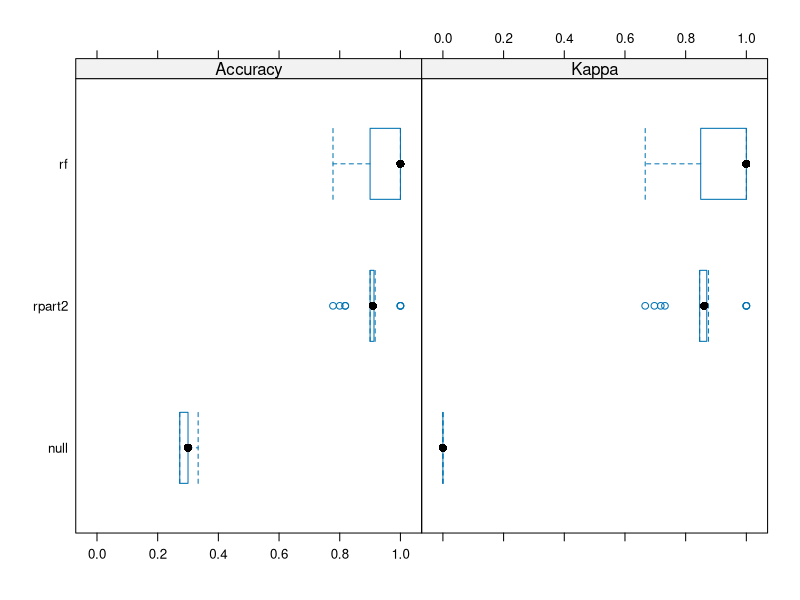
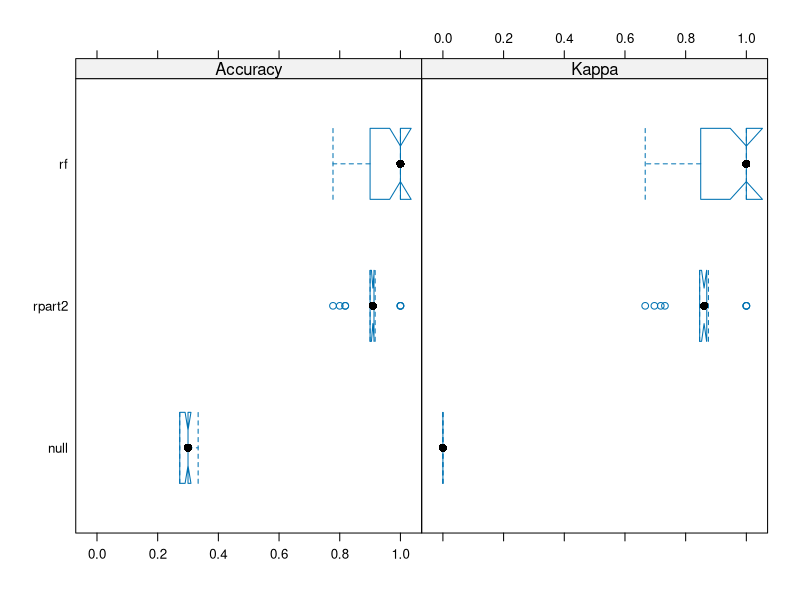
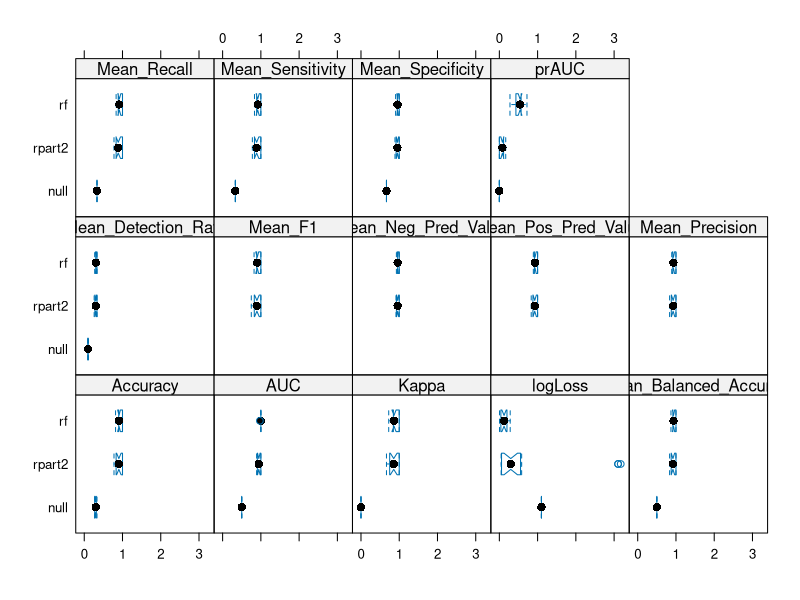

The R source for these figures, in order:
## ---- chunk 1
##### set global default for all plots
knitr::opts_chunk$set(
  echo = TRUE, warning = FALSE, message = FALSE, 
  fig.width=5.5, fig.height=3.5, fig.align='left')

##### load libraries
library(tidyverse)


##### initialise datasets
# dat <- read.csv('Ass3Data.csv', header = TRUE, na.strings = c('NA',' N/A'), stringsAsFactors = TRUE)

##### global parameters
SEED = 2026
## ---- chunk 2
##### blablabla
# blabla placeholder
## ---- chunk 3
##### Introduction

library(caret)

# several approaches to dealing with class imbalance
#   Rebalancing (data-level fix, change the dataset itself)
#     the process of creating and deleting observations 
#     either upsampling (duplicate or synthesize) or downsampling (remove data)
#     risk: upsampling -> overfitting; downsampling -> lose information
#   Coalescing (label-level fix, change the labels)
#     the process of reassigning the target categories more evenly 
#     from A, B, C, D (multi-class) to {A, B} vs {C, D}
#     cardinality merging
#     risk: lose granularity
#   Cost-sensitive methods (objective-level fix, penalize mistakes differently)
#     models are not distracted by the more populous target levels 
#     make the model care more about minority errors
#   Weighted methods (data weighting, assign weights to observations)
#     methods that weight observations so as to ensure that models are not distracted by the more populous target levels
#     similar to rebalancing, but cleaner
#   Appropriate metrics (evaluation fix, change how you measure performance)
#     model metrics that are not distracted by the more populous target levels
#     do not use Accuracy
#   Anomaly detection (problem reformulation)
#     treat minority class as anomalies
#     turn the problem, fully or partly, into an anomaly detection problem
#     instead of classification, detect deviations from normal
## ---- chunk 4
##### Method Selection - Null model

# regression null: attributes everything on a constant intercept, without any feature
# classification null: a most frequent class


## ---- chunk 5
##### Method Selection - different methods compared to NULL

# define mutual split, and resampling strategy
trIndex <- caret::createDataPartition(y = iris$Species, p = 0.7, list = FALSE)
train <- iris[trIndex,]
control <- trainControl(method = "repeatedcv", number = 10, repeats = 2, classProbs = TRUE, verboseIter = TRUE)

# Null Method
NullModel <- caret::train(Species ~ ., data = train, method = "null", trControl = control)
NullModel

# Rpart2 Method
Rpart2Model <- caret::train(Species ~ ., data = train, method = "rpart2", trControl = control)
Rpart2Model

# Random Forest Method
RfModel <- caret::train(Species ~ ., data = train, method = "rf", trControl = control)
RfModel


## ---- chunk 6
##### Method Selection - Comparison Charts 1

# visual difference
list("null" = NullModel, "rpart2" = Rpart2Model, "rf" = RfModel) %>%
resamples() %>%
bwplot(notch = FALSE)

# statistically difference
list("null" = NullModel, "rpart2" = Rpart2Model, "rf" = RfModel) %>%
resamples() %>%
bwplot(notch = TRUE)

## ---- chunk 7
##### Method Selection - Comparison Charts 2

# multiclass metrics difference
control <- trainControl(method = "repeatedcv", number = 10, repeats = 2, classProbs = TRUE, summaryFunction = multiClassSummary)
myMetric <- "AUC"
NullModel <- caret::train(Species ~ ., data = train, method = "null", trControl = control, metric = myMetric)
Rpart2Model <- caret::train(Species ~ ., data = train, method = "rpart2", trControl = control, metric = myMetric)
RfModel <- caret::train(Species ~ ., data = train, method = "rf", trControl = control, metric = myMetric)
models <- list("null" = NullModel, "rpart2" = Rpart2Model, "rf" = RfModel)
bwplot(resamples(models), notch = TRUE)
